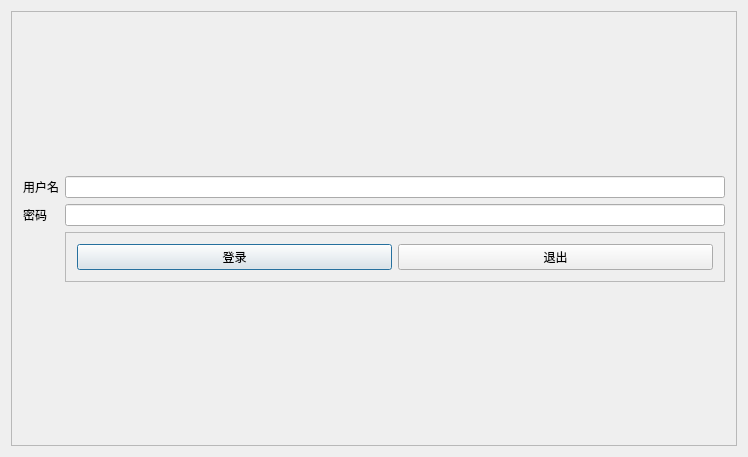
<?xml version="1.0" encoding="UTF-8"?>
<ui version="4.0">
 <class>LoginDialog</class>
 <widget class="QDialog" name="LoginDialog">
  <property name="geometry">
   <rect>
    <x>0</x>
    <y>0</y>
    <width>748</width>
    <height>457</height>
   </rect>
  </property>
  <property name="windowTitle">
   <string>LoginDialog</string>
  </property>
  <property name="styleSheet">
   <string notr="true">font-family: &quot;Microsoft YaHei&quot;;</string>
  </property>
  <layout class="QGridLayout" name="gridLayout">
   <item row="0" column="0">
    <widget class="QFrame" name="frame">
     <property name="frameShape">
      <enum>QFrame::StyledPanel</enum>
     </property>
     <property name="frameShadow">
      <enum>QFrame::Raised</enum>
     </property>
     <layout class="QGridLayout" name="gridLayout_2">
      <item row="4" column="1">
       <spacer name="verticalSpacer">
        <property name="orientation">
         <enum>Qt::Vertical</enum>
        </property>
        <property name="sizeHint" stdset="0">
         <size>
          <width>20</width>
          <height>40</height>
         </size>
        </property>
       </spacer>
      </item>
      <item row="2" column="0">
       <widget class="QLabel" name="label_2">
        <property name="text">
         <string>密码</string>
        </property>
       </widget>
      </item>
      <item row="0" column="1">
       <spacer name="verticalSpacer_2">
        <property name="orientation">
         <enum>Qt::Vertical</enum>
        </property>
        <property name="sizeType">
         <enum>QSizePolicy::Expanding</enum>
        </property>
        <property name="sizeHint" stdset="0">
         <size>
          <width>20</width>
          <height>40</height>
         </size>
        </property>
       </spacer>
      </item>
      <item row="1" column="1">
       <widget class="QLineEdit" name="lineEdit_name"/>
      </item>
      <item row="2" column="1">
       <widget class="QLineEdit" name="lineEdit_password"/>
      </item>
      <item row="1" column="0">
       <widget class="QLabel" name="label">
        <property name="text">
         <string>用户名</string>
        </property>
       </widget>
      </item>
      <item row="3" column="1">
       <widget class="QFrame" name="frame_2">
        <property name="frameShape">
         <enum>QFrame::StyledPanel</enum>
        </property>
        <property name="frameShadow">
         <enum>QFrame::Raised</enum>
        </property>
        <layout class="QHBoxLayout" name="horizontalLayout">
         <item>
          <widget class="QPushButton" name="pushButton_login">
           <property name="text">
            <string>登录</string>
           </property>
          </widget>
         </item>
         <item>
          <widget class="QPushButton" name="pushButton_exit">
           <property name="text">
            <string>退出</string>
           </property>
          </widget>
         </item>
        </layout>
       </widget>
      </item>
     </layout>
    </widget>
   </item>
  </layout>
 </widget>
 <layoutdefault spacing="6" margin="11"/>
 <resources/>
 <connections/>
</ui>
